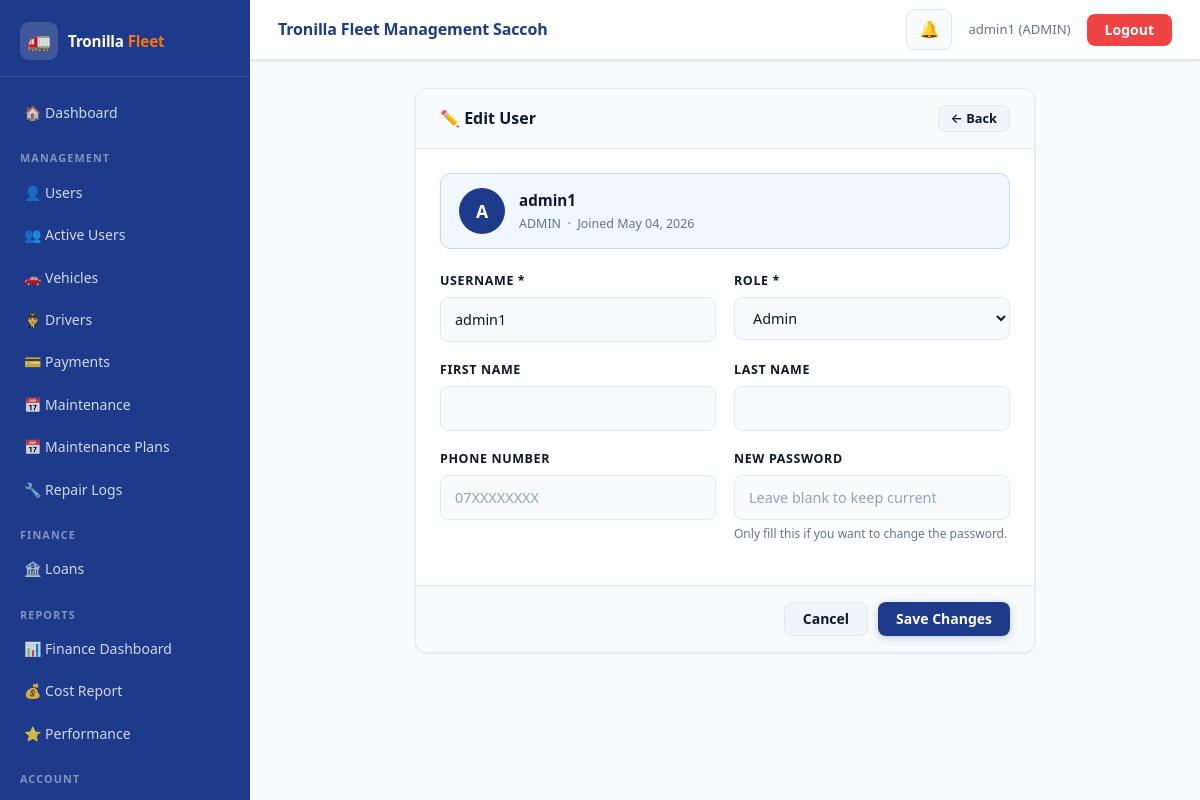
Screenshot of /accounts/edit-user/1/ (signed in) with the database file from the repository.
### accounts/models.py (models this page shows, shortened)
class User(AbstractUser):
    ROLE_CHOICES = (
        ('ADMIN', 'Admin'),
        ('DRIVER', 'Driver'),
    )
    role = models.CharField(
        max_length=10,
        choices=ROLE_CHOICES,
        default='DRIVER'
    )
    phone_number = models.CharField(
        max_length=15,
        blank=True,
        null=True,
        unique=True
    )
    is_active_driver = models.BooleanField(default=True)

### accounts/views.py (the view, shortened to what this page needs)
# urls.py: path('edit-user/<int:pk>/',   views.edit_user,       name='edit_user'),
@admin_required
def edit_user(request, pk):
    user = get_object_or_404(User, pk=pk)
    return render(request, 'edit_user.html', {'u': user})

### accounts/permissions.py (called while the page is built)
def admin_required(view_func):
    @wraps(view_func)
    def wrapper(request, *args, **kwargs):
        if request.user.is_authenticated and request.user.role == 'ADMIN':
            response = view_func(request, *args, **kwargs)
            response['Cache-Control'] = 'no-cache, no-store, must-revalidate'
            response['Pragma'] = 'no-cache'
            response['Expires'] = '0'
            return response
        return redirect('login')
    return wrapper

### notifications/context_processors.py (called while the page is built)
def notification_context(request):
    if request.user.is_authenticated:
        notifications = get_user_notifications(request.user)[:10]  # 🔥 limit for navbar
        unread_count = get_unread_count(request.user)
    else:
        notifications = []
        unread_count = 0
    return {
        "notifications": notifications,
        "unread_count": unread_count
    }

### notifications/services.py (called while the page is built)
def get_user_notifications(user):
    return Notification.objects.filter(user=user)

def get_unread_count(user):
    return Notification.objects.filter(
        user=user,
        is_read=False
    ).count()

### accounts/templates/edit_user.html (shortened to what this page needs)
{% extends 'base.html' %}
{% block content %}
<div class="form-card">
  <div class="form-card-head">
    <h5>✏️ Edit User</h5>
    <a href="{% url 'user_list' %}" class="btn btn-secondary" style="padding:6px 12px;font-size:.8rem;">← Back</a>
  </div>
  <div class="form-card-body">
    <div class="user-info-bar">
      <div class="ui-avatar">{{ u.username|first|upper }}</div>
      <div>
        <div class="ui-name">{{ u.username }}</div>
        <div class="ui-meta">
          {{ u.role }} &nbsp;·&nbsp;
          Joined {{ u.date_joined|date:"M d, Y" }}
        </div>
      </div>
    </div>
    <form method="POST">
      <div class="form-grid">
        <div class="field-group">
          <label>Username *</label>
          <input type="text" name="username" value="{{ u.username }}" required>
        </div>
        <div class="field-group">
          <label>Role *</label>
          <select name="role">
            <option value="ADMIN" {% if u.role == 'ADMIN' %}selected{% endif %}>Admin</option>
          </select>
        </div>
        <div class="field-group">
          <label>First Name</label>
          <input type="text" name="first_name" value="{{ u.first_name }}">
        </div>
        <div class="field-group">
          <label>Last Name</label>
          <input type="text" name="last_name" value="{{ u.last_name }}">
        </div>
        <div class="field-group">
          <label>Phone Number</label>
          <input type="text" name="phone_number" value="{{ u.phone_number|default:'' }}" placeholder="07XXXXXXXX">
        </div>
        <div class="field-group">
          <label>New Password</label>
          <input type="password" name="new_password" placeholder="Leave blank to keep current">
          <div class="field-hint">Only fill this if you want to change the password.</div>
        </div>
      </div>
    </div>
    <div class="form-actions">
      <a href="{% url 'user_list' %}" class="btn btn-secondary">Cancel</a>
      <button type="submit" class="btn btn-primary">Save Changes</button>
    </div>
</div>
{% endblock %}

### accounts/templates/base.html (shortened to what this page needs)
<!DOCTYPE html>
<html lang="en">
{% load static %}
<head>
  <link href="https://cdn.jsdelivr.net/npm/bootstrap@5.3.0/dist/css/bootstrap.min.css" rel="stylesheet">
  <link rel="stylesheet" href="{% static 'css/style.css' %}">
</head>
<body>
<div class="layout-wrap">
  <aside class="sidebar" id="sidebar">
    <div class="sidebar-brand">
      <div class="brand-icon">🚛</div>
      <div class="brand-name">Tronilla <span>Fleet</span></div>
    </div>
    <nav class="sidebar-nav" onclick="handleNavClick(event)">
      {% if request.user.is_authenticated %}
        <a href="{% if request.user.role == 'ADMIN' %}{% url 'admin_dashboard' %}{% else %}{% url 'driver_dashboard' %}{% endif %}">
          🏠 Dashboard
        </a>
        {% if request.user.role == 'ADMIN' %}
          <div class="sidebar-section-label">Management</div>
          <a href="{% url 'user_list' %}">👤 Users</a>
          <a href="{% url 'active_users' %}">👥 Active Users</a>
          <a href="{% url 'vehicle_list' %}">🚗 Vehicles</a>
          <a href="{% url 'driver_list' %}">👨‍✈️ Drivers</a>
          <a href="{% url 'admin_payment_list' %}">💳 Payments</a>
          <a href="{% url 'schedule_list' %}">📅 Maintenance</a>
          <a href="{% url 'maintenance_plans' %}">📅 Maintenance Plans</a>
          <a href="{% url 'repair_logs' %}">🔧 Repair Logs</a>
          <div class="sidebar-section-label">Finance</div>
          <a href="{% url 'loan_list' %}">🏦 Loans</a>
          <div class="sidebar-section-label">Reports</div>
          <a href="{% url 'dashboard' %}">📊 Finance Dashboard</a>
          <a href="{% url 'cost_report' %}">💰 Cost Report</a>
          <a href="{% url 'performance_report' %}">⭐ Performance</a>
        {% endif %}
        <div class="sidebar-section-label">Account</div>
        <a href="{% url 'logout' %}" style="color:#fca5a5;">🚪 Logout</a>
      {% endif %}
    </nav>
  </aside>
  <div class="main-wrap">
    <header class="topbar">
      <div class="topbar-title">Tronilla Fleet Management Saccoh</div>
      <div class="topbar-right">
        {% if request.user.is_authenticated %}
          <div style="position:relative;">
            <button class="notif-btn" id="notif-toggle">
              🔔
            </button>
          </div>
          <span class="topbar-user">{{ request.user.username }} ({{ request.user.role }})</span>
          <a href="{% url 'logout' %}" class="btn btn-danger btn-sm d-md-inline-flex">Logout</a>
        {% endif %}
      </div>
    </header>
    <div class="page-content">
      {% block content %}{% endblock %}
    </div>
  </div>
</div>
</body>
</html>

### accounts/templates/edit_user.html (style rules this page uses)
.form-card { max-width:620px; margin:0 auto; background:#fff; border:1px solid #e2e8f0; border-radius:12px; box-shadow:0 1px 3px rgba(0,0,0,.08); overflow:hidden; }
.form-card-head { padding:16px 24px; border-bottom:1px solid #e2e8f0; background:#f8fafc; display:flex; align-items:center; justify-content:space-between; }
.form-card-head h5 { font-weight:800; font-size:1rem; margin:0; color:#0f172a; }
.form-card-body { padding:24px; }
.form-actions { padding:16px 24px; border-top:1px solid #e2e8f0; background:#f8fafc; display:flex; gap:10px; justify-content:flex-end; }
.field-group { margin-bottom:18px; }
.field-group label { display:block; font-size:.78rem; font-weight:700; color:#0f172a; margin-bottom:6px; text-transform:uppercase; letter-spacing:.05em; }
.field-group input, .field-group select { width:100%; border:1.5px solid #e2e8f0; border-radius:8px; padding:10px 14px; font-size:.9rem; color:#0f172a; background:#f8fafc; outline:none; transition:border-color .15s, box-shadow .15s; }
.field-hint { font-size:.75rem; color:#64748b; margin-top:4px; }
.form-grid { display:grid; grid-template-columns:1fr 1fr; gap:0 18px; }
.btn { display:inline-flex; align-items:center; gap:6px; padding:9px 18px; border-radius:8px; border:none; font-size:.875rem; font-weight:600; cursor:pointer; text-decoration:none; transition:opacity .15s; }
.btn-primary { background:#1E3A8A; color:#fff; }
.btn-secondary { background:#f1f5f9; color:#0f172a; border:1px solid #e2e8f0; }
.user-info-bar { display:flex; align-items:center; gap:14px; background:#f0f7ff; border:1px solid #bfdbfe; border-radius:10px; padding:14px 18px; margin-bottom:22px; }
.ui-avatar { width:46px; height:46px; border-radius:50%; background:#1E3A8A; color:#fff; display:flex; align-items:center; justify-content:center; font-size:1.1rem; font-weight:800; flex-shrink:0; }
.ui-name { font-weight:700; font-size:.95rem; }
.ui-meta { font-size:.78rem; color:#64748b; margin-top:2px; }

### rows the page displays
User: user.username "admin1", user.role "ADMIN", username|first "A", username "admin1", role "ADMIN", date_joined "May 04, 2026", role "Admin"
